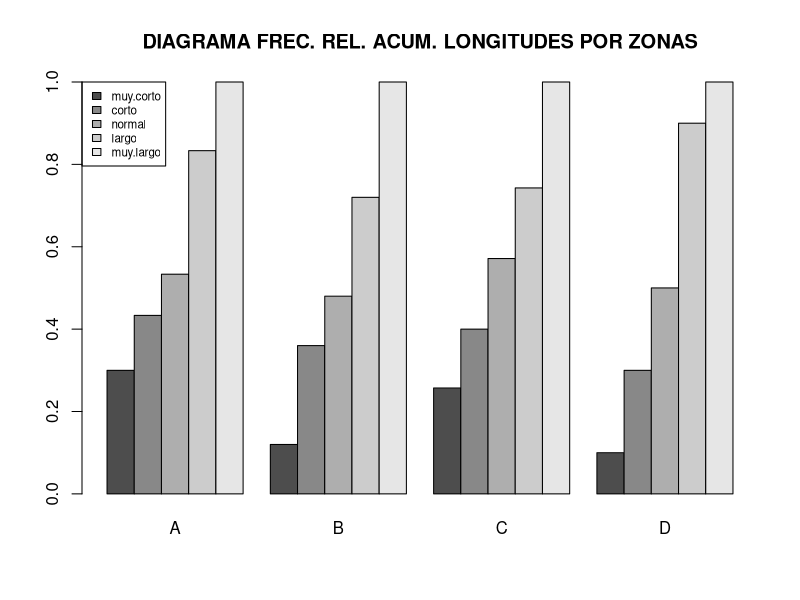

The R source for this figure:
## ---- chunk 1
#x sera ordered, como anteriormente

x = ordered(sample(c("muy.corto", "corto", "normal" , "largo", "muy.largo"), size = 100, replace = T), levels = c("muy.corto", "corto", "normal" , "largo", "muy.largo"))

#zonas sera factor

zonas = factor( rep(c("A","B","C","D") , c(30,25,35,10)))

# en el siguien orden para que primera variable, factor, sea por filas
jirafas = data.frame(zonas, x)

head(jirafas)

str(jirafas)

## ---- chunk 2
table(jirafas)


## ---- chunk 3
apply(table(jirafas) , MARGIN = 1, FUN = cumsum)


## ---- chunk 4
t(apply(table(jirafas) , MARGIN = 1, FUN = cumsum))


## ---- chunk 5

#primero sacamos la prop.table de la tabla original
prop.table(table(jirafas), margin = 1)

# esta tabla de procesa de manera analoga a la anterior con apply
t(apply( prop.table(table(jirafas), margin = 1) , MARGIN = 1, FUN = cumsum))
## ---- chunk 6
#otra forma de calcular marginal , primero accedemos ultima columna
t(apply(table(jirafas) , MARGIN = 1, FUN = cumsum))
t(apply(table(jirafas) , MARGIN = 1, FUN = cumsum))[, 5]

#ahora dividimos la table entre dicha columna

t(apply(table(jirafas) , MARGIN = 1, FUN = cumsum)) / t(apply(table(jirafas) , MARGIN = 1, FUN = cumsum))[, 5]


## ---- chunk 7

diagrama = apply( prop.table(table(jirafas), margin = 1) , MARGIN = 1, FUN = cumsum)
diagrama

barplot(diagrama, ,beside = T, legend = T, main = "DIAGRAMA FREC. REL. ACUM. LONGITUDES POR ZONAS",
        args.legend = list(x="topleft", cex=.7)
        )


# args. legend ES PARA MODIFICAR LEGENDA, PRIMERO POSICION, LUEGO TAMAÑO




